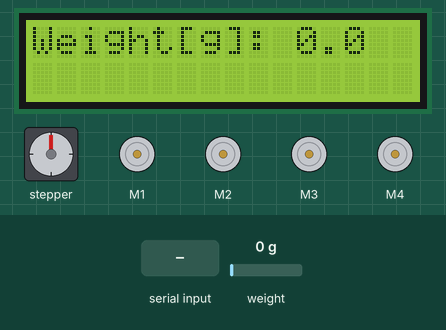
Simulated run of this sketch. Board: Arduino Uno, built with avr-gcc and run on an emulated ATmega328P. Parts: 16×2 character LCD, stepper motor, 4 × DC motor (green arrow = forward, orange = backward, longer = faster). The test bench sets the inputs (shaded band); at power-on: weight on the scale 0 g. Stepper angles assume 200 steps per turn; what the sketch prints to the serial monitor is not drawn.

Above: at 5.0 s.
5.1 s: weight on the scale set to 482 g
At 6.4 s:
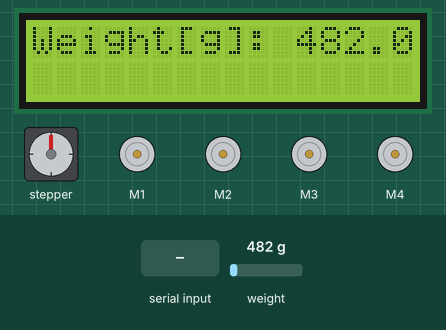
6.7 s: weight on the scale set to 531 g
At 6.87 s:
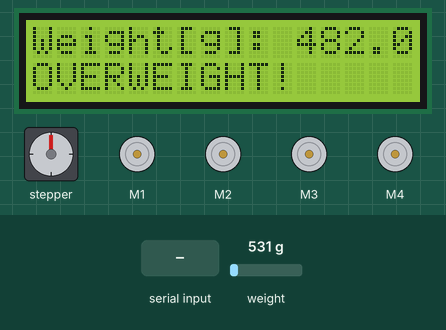
9.1 s: "W:123.4\n" received over the second serial link
At 9.4 s:
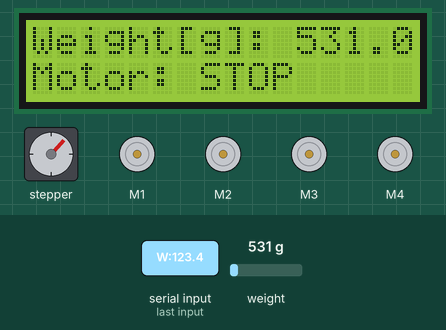
11.7 s: "F" received over the second serial link
At 11.99 s:
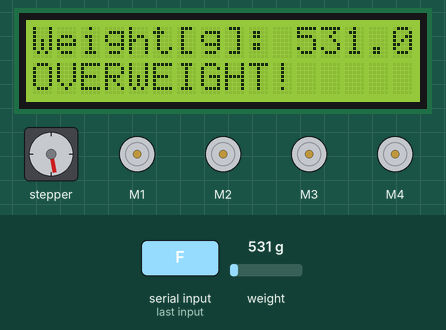
14.7 s: "B" received over the second serial link
At 16.71 s:
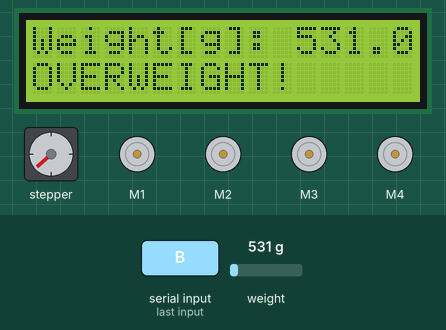
17.7 s: "L" received over the second serial link
At 19.65 s:
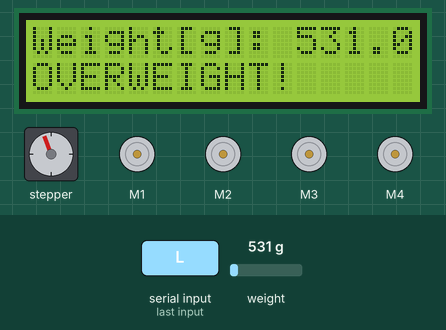
Timing chart, 0 to 31.3 s (numbered marks = the images above; inputs shaded):
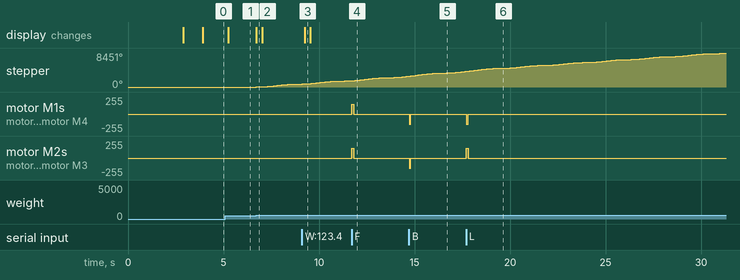

The sketch:

ForkLiftArduinoSketch.ino
```cpp
#include <SoftwareSerial.h>
#include <AFMotor.h>
#include <HX711_ADC.h>
#include <Wire.h>
#include <LiquidCrystal_I2C.h>
#include <AccelStepper.h>

// ---------------- Pins ----------------
#define STEP_PIN 2
#define DIR_PIN 3
#define BT_RX A0   // Arduino RX (Bluetooth TX)
#define BT_TX A1   // Arduino TX (Bluetooth RX)

// HX711 pins
#define LOADCELL_DOUT_PIN 6
#define LOADCELL_SCK_PIN 7

// ---------------- Modules ----------------
HX711_ADC LoadCell(LOADCELL_DOUT_PIN, LOADCELL_SCK_PIN);
LiquidCrystal_I2C lcd(0x27, 16, 2); // Adjust I2C address if needed
AccelStepper stepper(AccelStepper::DRIVER, STEP_PIN, DIR_PIN);
SoftwareSerial BT(BT_RX, BT_TX); // RX, TX

// ---------------- Settings ----------------
const long MAX_SPEED = 800;   // steps/sec
const long ACCEL = 400;       // steps/sec^2
const long RUN_SPEED = 500;   // speed when running (steps/sec)
const float MAX_WEIGHT = 500.0; // g safety limit
const float HYSTERESIS = 0.9;   // 90% threshold to clear overweight

// ---------------- State ----------------
enum Mode { STOPPED, CW, CCW, LOWERING };
Mode mode = STOPPED;

unsigned long lastLCD = 0;  // timer for LCD refresh
float smoothWeight = 0;     // filtered weight

// ----------------- DC Motors -----------------
AF_DCMotor motor1(1, MOTOR12_1KHZ); // Front Left
AF_DCMotor motor2(2, MOTOR12_1KHZ); // Front Right
AF_DCMotor motor3(3, MOTOR34_1KHZ); // Back Left
AF_DCMotor motor4(4, MOTOR34_1KHZ); // Back Right
int motorSpeed = 150;

unsigned long lastCommandTime = 0;
unsigned long commandTimeout = 100;
bool isMoving = false;

void setup() {
   // Stepper setup
  stepper.setMaxSpeed(MAX_SPEED);
  stepper.setAcceleration(ACCEL);
  stepper.setPinsInverted(true, false, true); // active-low wiring (TB6600)
  stepper.enableOutputs();

  Serial.begin(9600);
  BT.begin(9600);
  Serial.println("Ready");

    // HX711 setup
  LoadCell.begin();
  LoadCell.start(2000); // wait for loadcell to stabilize
  LoadCell.setCalFactor(100.0); // adjust based on calibration
  LoadCell.tare(); // auto-zero at startup

  // LCD setup
  lcd.init();
  lcd.backlight();
  lcd.clear();
  lcd.setCursor(0, 0);
  lcd.print("System Ready");
  delay(1000);
  lcd.clear();
}

void loop() {
  // ---------------- Stepper must always run ----------------
  if (mode == CW || mode == CCW) {
    stepper.runSpeed();
  }
  else if (mode == LOWERING) {
    if (stepper.distanceToGo() != 0) {
      stepper.run();  // smooth move down
    } else {
      stopStepper();
    }
  }

  // ---------------- HX711 Weight ----------------
  LoadCell.update();
  float rawWeight = LoadCell.getData();
  smoothWeight = 0.9 * smoothWeight + 0.1 * rawWeight; // simple low-pass filter

  // ---------------- Overweight Protection with Hysteresis ----------------
  if (smoothWeight > MAX_WEIGHT && mode != LOWERING) {
    mode = LOWERING;
    stepper.move(-400); // move down smoothly
    lcd.setCursor(0, 1);
    lcd.print("OVERWEIGHT!    ");
  }
  else if (smoothWeight < MAX_WEIGHT * HYSTERESIS && mode == LOWERING && stepper.distanceToGo() == 0) {
    stopStepper();
  }

  if (BT.available() > 0) {
    char command = BT.read();
    Serial.println(command);
    lastCommandTime = millis();
    isMoving = true;
    switch (command) {
      case 'F': moveForward(); break;
      case 'B': moveBackward(); break;
      case 'L': moveLeft(); break;
      case 'R': moveRight(); break;
      case 'J': topLeft(); break;
      case 'K': bottomRight(); break;
      case 'M': bottomLeft(); break;
      case 'I': topRight(); break;
      case 'T': stopMotors(); isMoving = false; break;
      case 'A': startStepperCW();break;
      case 'C': startStepperCCW();break;
      case 'P': stopStepper();break;
    }
  }

  if (isMoving && millis() - lastCommandTime > commandTimeout) {
    stopMotors();
    stopStepper();
    isMoving = false;
  }

  // ---------------- LCD Refresh (every 300 ms) ----------------
  if (millis() - lastLCD > 300) {
    lcd.setCursor(0, 0);
    lcd.print("Weight[g]: ");
    lcd.print(smoothWeight, 1); // show 1 decimal
    lcd.print("        ");      // clear old digits
    // Send to Bluetooth as "W:123.4"
    BT.print("W:");
    BT.println(smoothWeight, 1); // send 1 decimal place
    lastLCD = millis();
  }

}

void moveForward(){
  motor1.setSpeed(motorSpeed);
  motor2.setSpeed(motorSpeed);
  motor3.setSpeed(motorSpeed);
  motor4.setSpeed(motorSpeed);
  motor1.run(FORWARD);
  motor2.run(FORWARD);
  motor3.run(FORWARD);
  motor4.run(FORWARD);
}
void moveBackward(){
  motor1.setSpeed(motorSpeed);
  motor2.setSpeed(motorSpeed);
  motor3.setSpeed(motorSpeed);
  motor4.setSpeed(motorSpeed);
  motor1.run(BACKWARD);
  motor2.run(BACKWARD);
  motor3.run(BACKWARD);
  motor4.run(BACKWARD);
}
void moveLeft(){
  motor1.setSpeed(motorSpeed);
  motor2.setSpeed(motorSpeed);
  motor3.setSpeed(motorSpeed);
  motor4.setSpeed(motorSpeed);
  motor1.run(BACKWARD);
  motor2.run(FORWARD);
  motor3.run(FORWARD);
  motor4.run(BACKWARD);
}
void moveRight(){
  motor1.setSpeed(motorSpeed);
  motor2.setSpeed(motorSpeed);
  motor3.setSpeed(motorSpeed);
  motor4.setSpeed(motorSpeed);
  motor1.run(FORWARD);
  motor2.run(BACKWARD);
  motor3.run(BACKWARD);
  motor4.run(FORWARD);
}
void topLeft(){
  motor1.setSpeed(motorSpeed);
  motor1.run(FORWARD);
  motor3.setSpeed(motorSpeed);
  motor3.run(FORWARD);
}
void topRight(){
  motor2.setSpeed(motorSpeed);
  motor2.run(BACKWARD);
  motor4.setSpeed(motorSpeed);
  motor4.run(BACKWARD);
}
void bottomLeft(){
  motor2.setSpeed(motorSpeed);
  motor2.run(FORWARD);
  motor4.setSpeed(motorSpeed);
  motor4.run(FORWARD);
}
void bottomRight(){
  motor1.setSpeed(motorSpeed);
  motor1.run(BACKWARD);
  motor3.setSpeed(motorSpeed);
  motor3.run(BACKWARD);
}
void stopMotors(){
  motor1.run(RELEASE);
  motor2.run(RELEASE);
  motor3.run(RELEASE);
  motor4.run(RELEASE);
}
void startStepperCW() {
  mode = CW;
  stepper.setSpeed(RUN_SPEED);
  lcd.setCursor(0, 1);
  lcd.print("Motor: CW      ");
}

void startStepperCCW() {
  mode = CCW;
  stepper.setSpeed(-RUN_SPEED);
  lcd.setCursor(0, 1);
  lcd.print("Motor: CCW     ");
}

void stopStepper() {
  mode = STOPPED;
  stepper.setSpeed(0);
  lcd.setCursor(0, 1);
  lcd.print("Motor: STOP    ");
}
```

Measured:
- the behaviour switches between 500 and 501 g on weight on the scale (found by bisection; images 1 and 2)
- after the input at 5.1 s, the display: changes after 0.13 s (image 1)
- after the input at 6.7 s, stepper: keeps turning clockwise at about 313°/s, starting at once; the display: changes at once (image 2)
- after the input at 9.1 s, the display: changes after 0.15 s (image 3)
- after the input at 11.7 s, motor M1–4: stopped → forward 150/255 at once, → stopped 0.11 s later
- after the input at 14.7 s, motor M1–4: stopped → backward 150/255 at once, → stopped 0.08 s later
- after the input at 17.7 s, motor M1, motor M4: stopped → backward 150/255 at once, → stopped 0.11 s later; motor M2, motor M3: stopped → forward 150/255 at once, → stopped 0.11 s later
